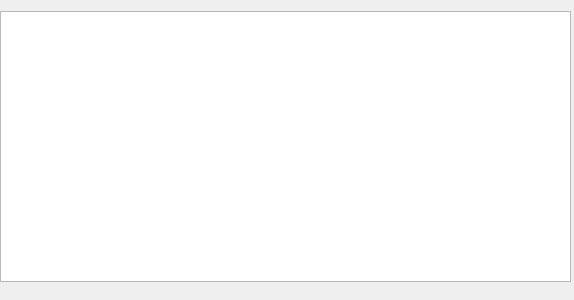
<?xml version="1.0" encoding="UTF-8"?>
<ui version="4.0">
 <class>Form</class>
 <widget class="QWidget" name="Form">
  <property name="geometry">
   <rect>
    <x>0</x>
    <y>0</y>
    <width>574</width>
    <height>300</height>
   </rect>
  </property>
  <property name="windowTitle">
   <string>Form</string>
  </property>
  <widget class="QTreeView" name="treeView">
   <property name="geometry">
    <rect>
     <x>0</x>
     <y>11</y>
     <width>571</width>
     <height>271</height>
    </rect>
   </property>
  </widget>
 </widget>
 <resources/>
 <connections/>
</ui>
